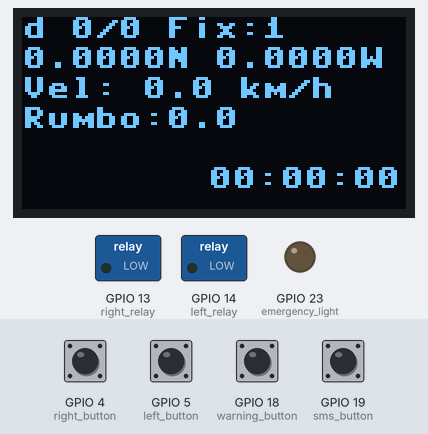
Bench run of a program on a simulated ESP32 board running MicroPython. Parts: 128×64 one-colour display, switched loads named in the program (green lamp = pin HIGH), output pins drawn as LEDs (lit = HIGH). Dashed ring = blinking. The test bench sets the inputs (shaded band); at power-on: GPIO 4 (right_button), GPIO 5 (left_button), GPIO 18 (warning_button), GPIO 19 (sms_button) HIGH. The modem accepts every AT command (registered, SIM ready, sends succeed) and sends nothing else; the clock reads 2024-03-15 10:24:30 at power-on unless the program sets it; library files of the repository ran but are not shown: ssd1306.py, micropyGPS.py; what the program prints to the serial console is not drawn.

Above: at 7.5 s.
7.6 s: GPIO 4 (right_button) pulled LOW for 0.15 s
At 7.84 s:
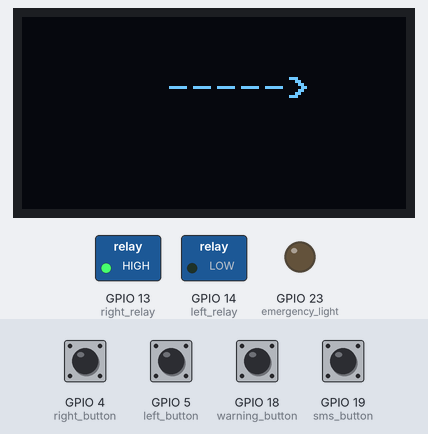
10.3 s: GPIO 18 (warning_button) pulled LOW for 0.15 s
At 10.73 s:
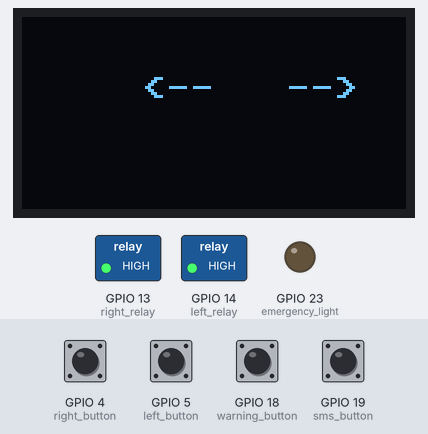
11.0 s: GPIO 19 (sms_button) pulled LOW for 0.15 s
At 11.51 s:
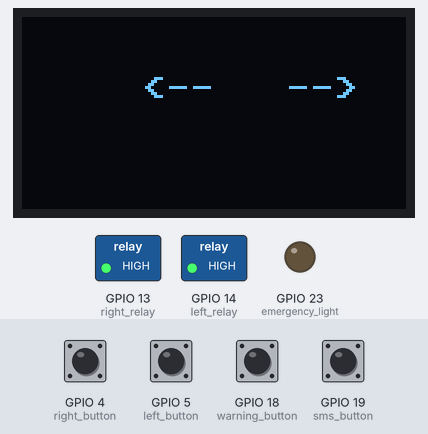
11.7 s: GPIO 5 (left_button) pulled LOW for 0.15 s
At 11.86 s:
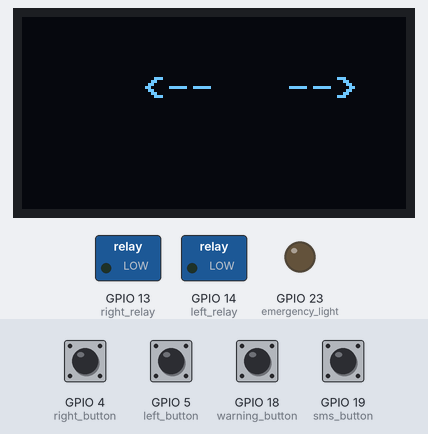
13.5 s: GPIO 5 (left_button) pulled LOW for 1 s
At 13.74 s:
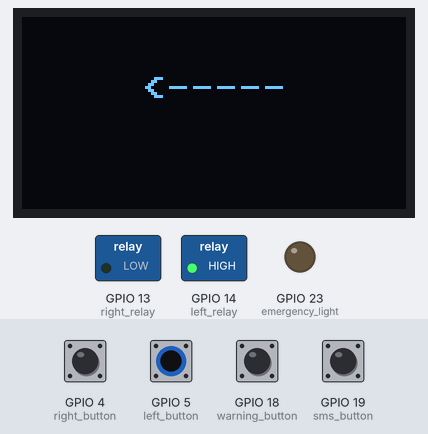
Timing chart, 0 to 17.6 s (numbered marks = the images above; inputs shaded):
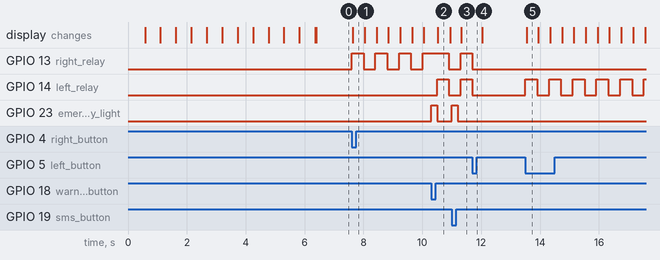

Measured:
- after the input at 7.6 s, GPIO 13 (right_relay): alternates HIGH for 0.40 s and LOW for 0.40 s, starting at once; the display: changes at once (image 1)
- after the input at 10.3 s, GPIO 14 (left_relay): LOW → HIGH after 0.20 s, → LOW 0.40 s later; GPIO 23 (emergency_light): LOW → HIGH at once, → LOW 0.20 s later; the display: changes after 0.22 s (image 2)
- after the input at 11.0 s, GPIO 23 (emergency_light): LOW → HIGH at once, → LOW 0.20 s later
- after the input at 11.7 s, GPIO 13 (right_relay), GPIO 14 (left_relay): goes on until 11.7 s, then stays LOW
- after the input at 13.5 s, GPIO 14 (left_relay): alternates HIGH for 0.40 s and LOW for 0.40 s, starting at once; the display: changes at once (image 5)
- what the display in image 2 shows lasts 0.4 s, from 10.5 s to 10.9 s

The program:

main.py
```python
import time
from machine import Pin, SoftI2C, UART, WDT
import machine
import ssd1306
from a9g import A9G

import config

LIGHTS_OFF=0
LIGHTS_LEFT=-1
LIGHTS_RIGHT=1
LIGHTS_BOTH=3
lights_state=LIGHTS_OFF

RIGHT_PIN=4
LEFT_PIN=5
WARNING_PIN=18
SMS_PIN=19
EMERGENCY_LIGHT=23

left_button=Pin(LEFT_PIN, Pin.IN, Pin.PULL_UP)
right_button=Pin(RIGHT_PIN, Pin.IN, Pin.PULL_UP)
warning_button=Pin(WARNING_PIN, Pin.IN, Pin.PULL_UP)
sms_button=Pin(SMS_PIN, Pin.IN, Pin.PULL_UP)

left_relay=Pin(14, Pin.OUT)
right_relay=Pin(13, Pin.OUT)
left_relay.off()
right_relay.off()

emergency_light = Pin(EMERGENCY_LIGHT, Pin.OUT)
must_switch_emergency_light = False

lights_lasttime = 0
last_smsbuttonpress = 0

a9g = A9G(uart_id = 2)

# OLED display Pin assignment
i2c = SoftI2C(scl=Pin(21), sda=Pin(22))
oled_width = 128
oled_height = 64
oled = ssd1306.SSD1306_I2C(oled_width, oled_height, i2c)


def send_location_traccar():
    global a9g

    lat = a9g.gps.latitude[0]
    if a9g.gps.latitude[1] == 'S':
        lat = lat * -1

    lon = a9g.gps.longitude[0]
    if a9g.gps.longitude[1] == 'W':
        lon = lon * -1

    speed = a9g.gps.speed[0] # velocidad en nudos
    heading = a9g.gps.course

    url = "{}/?id={}&lat={}&lon={}&speed={}&course={}".format(config.TRACCAR_URL,config.ID, lat, lon, speed, heading)
    a9g.http_get(url)


def send_location_sms():
    global a9g
    if a9g.gps_fixed():
        sms_text = "Vehiculo: {}\n".format(config.ID)
        sms_text = sms_text + "Posicion: {} {}\n".format(a9g.gps.latitude_string(), a9g.gps.longitude_string())
        sms_text = sms_text + "https://www.google.com/maps/search/?api=1&query={}{}+{}{}".format(a9g.gps.latitude[0], a9g.gps.latitude[1], a9g.gps.longitude[0], a9g.gps.longitude[1])
        a9g.sms(config.PHONE, sms_text)


def display_data():
    global oled
    global a9g
    oled.fill(0) # clear screen
    oled.text("{} {}/{} Fix:{}".format(('C' if a9g.is_connected() else 'd'), a9g.gps.satellites_in_use, a9g.gps.satellites_in_view, a9g.gps.fix_type), 0, 00)
    oled.text("{:.4f}{} {:.4f}{}".format(a9g.gps.latitude[0], a9g.gps.latitude[1], a9g.gps.longitude[0], a9g.gps.longitude[1]), 0, 10)
    oled.text("Vel: {}".format(a9g.gps.speed_string("kmh")), 0, 20)
    oled.text("Rumbo:{}".format(a9g.gps.course), 0, 30)
    oled.text("{:02d}:{:02d}:{:02d}".format(a9g.gps.timestamp[0], a9g.gps.timestamp[1],int(a9g.gps.timestamp[2])),62,50)
    oled.show()


def display_text(text):
    global oled
    oled.fill(0)
    oled.text(text, 0,20)
    oled.show()

def sms_buttonpress(pin=None):
    global last_smsbuttonpress
    global must_send_sms
    global must_switch_emergency_light

    now = time.time()
    if now > last_smsbuttonpress + 5:
        last_smsbuttonpress = now
        must_send_sms = True
        must_switch_emergency_light = True


on_buttonpress_lasttime=0
def on_buttonpress(pin=None):
    global lights_state
    global on_buttonpress_lasttime
    global must_switch_emergency_light

    now = time.ticks_ms()
    if (now < on_buttonpress_lasttime + 500):
        print("{} paso".format(pin))
        return

    on_buttonpress_lasttime = now

    if pin==sms_button:
        lights_state = LIGHTS_BOTH
        sms_buttonpress()

    elif pin==left_button:
        if lights_state in (LIGHTS_OFF, LIGHTS_LEFT):
            lights_state = LIGHTS_LEFT
        else:
            lights_state = LIGHTS_OFF

    elif pin==right_button:
        if lights_state in (LIGHTS_OFF, LIGHTS_RIGHT):
            lights_state = LIGHTS_RIGHT
        else:
            lights_state = LIGHTS_OFF

    elif pin==warning_button:
        lights_state = LIGHTS_BOTH
        must_switch_emergency_light = True


def lights_off():
    left_relay.off()
    right_relay.off()


def lights_left():
    global lights_lasttime

    now = time.ticks_ms()
    if now < lights_lasttime + 400:
        return

    lights_lasttime = now

    if left_relay.value() == 0:
        left_relay.on()
        display_text("     <-----")
    else:
        left_relay.off()
        display_text("")


def lights_right():
    global lights_lasttime

    now = time.ticks_ms()
    if now < lights_lasttime + 400:
        return

    lights_lasttime = now

    if right_relay.value() == 0:
        right_relay.on()
        display_text("      ----->")
    else:
        right_relay.off()
        display_text("")


def lights_both():
    global lights_lasttime

    now = time.ticks_ms()
    if now < lights_lasttime + 400:
        return

    lights_lasttime = now

    if left_relay.value() == 0:
        right_relay.on()
        left_relay.on()
        display_text("     <--   -->")
    else:
        right_relay.off()
        left_relay.off()
        display_text("")


# Main proogram

def boot_animation():
    fases = ['|', '/', '-', '|', '/', '-']
    for fase in fases:
        display_text(f'  {fase} Booting...')
        time.sleep(0.5)

for _ in range(2):
    boot_animation()

display_text("  [Booting...]")
print("[+] Booting...")
lights_off()


# Wait for  A9G module to booot
boot_time = time.time()
while (not a9g.reset()) and (time.time() < boot_time + 60):
    display_text(f"reset a9g: {time.time()}")

a9g.gps.local_offset = 2
a9g.gps_init()
a9g.gps_periodic_update(1)
a9g.conn_init()

sms_button.irq(on_buttonpress, trigger=Pin.IRQ_FALLING)
left_button.irq(on_buttonpress, trigger=Pin.IRQ_FALLING)
right_button.irq(on_buttonpress, trigger=Pin.IRQ_FALLING)
warning_button.irq(on_buttonpress, trigger=Pin.IRQ_FALLING)

display_time = time.time()
traccar_time = time.time()

must_send_sms = False


while True:
#    wdt.feed()
    now = time.time()

    a9g.update()


    if now >= display_time:
        display_time = now + 1
        if lights_state == LIGHTS_OFF:
            display_data()


#    if now > traccar_time and a9g.gps_fixed() and a9g.is_connected():
#            send_location_traccar()
#            traccar_time = now + 10


    if must_send_sms:
        must_send_sms = False
        send_location_sms()

    if must_switch_emergency_light:
        emergency_light.on()
        time.sleep(0.2)
        emergency_light.off()
        must_switch_emergency_light = False


    if lights_state == LIGHTS_OFF:
        lights_off()
    elif lights_state == LIGHTS_LEFT:
        lights_left()
    elif lights_state == LIGHTS_RIGHT:
        lights_right()
    elif lights_state == LIGHTS_BOTH:
        lights_both()
        
```

a9g.py
```python
from machine import UART
from micropyGPS import MicropyGPS
import time

class A9G:
    _connected = False
    _connected_time = 0

    def __init__(self, uart_id):
        self.uart = UART(uart_id, 115200, timeout=20)                         # init with given baudrate
        self.gps = MicropyGPS(location_formatting='dd') # decimal - 37.6555N
        self.reset()

    def reset(self):
        return self.command("ATZ", timeout=1000)

    def _expect(self, text, timeout=200):
        # timeout milliseconds * 1000000 = nanoseconds
        time_limit = time.time_ns() + timeout * 1000000
        response = ""
        while (not text in response) and (time.time_ns()<time_limit):
            if self.uart.any():
                response = str(self.uart.readline())
            else:
                time.sleep(0.01)
        print(response)
        return (text in response)

    def command(self, command, expect="OK", timeout=20):
        print(command)
        self.write(command+"\r\n")
        return self._expect(text=expect, timeout=timeout)

    def write(self, command):
        self.uart.write(command)

    def http_get(self, url):
        command='AT+HTTPGET="{}"'.format(url)
        self.command(command)

    def sms(self, dest, text):
        self.command("AT+CMGF=1")
        self.command('AT+CMGS="{}"\r\n{}{}'.format(dest, text, chr(0x1a)))

    def gps_init(self):
        self.command("AT+GPS=1")

    def gps_periodic_update(self,seconds):
        self.command("AT+GPSRD={}".format(seconds))

    def gps_fixed(self):
        return self.gps.fix_type>=2

    def conn_init(self):
        self.command("AT+CMGF=1", timeout=100) # SMS as text
        self.command("AT+CGATT=1", timeout=100)  #Attach network, this command is necessary if the Internet is needed.
        self.command('AT+CGDCONT=1,"IP","orangeworld"', timeout=100) # set APN
        self.command("AT+CGACT=1,1", timeout=100) # connect to internet

    def is_connected(self):
        now = time.time()
        if (now > self._connected_time + 10):
            self._connected = self.command("AT+CIPSTATUS?", expect="INITIAL", timeout=20)
            self._connected_time = now

        return self._connected

    def update(self):
        while self.uart.any():
            buffer = self.uart.read()
            print(buffer)
            for char in buffer:
                self.gps.update(chr(char))
```

config.py
```python
ID="YOUR_ID"
PHONE="606xxxxxx"
TRACCAR_URL="https://www.traccar.org/"
```
